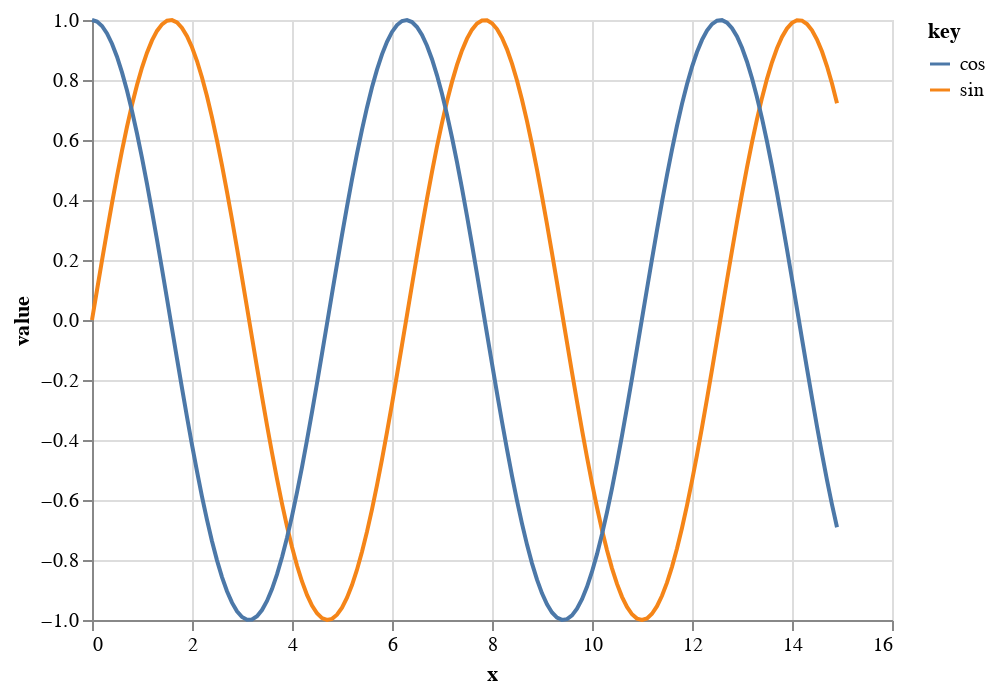

The notebook cell saved with this chart:
### Code cell
import altair as alt

source = alt.sequence(start=0, stop=15, step=0.1, as_='x')

alt.Chart(source).mark_line().transform_calculate(
    sin='sin(datum.x)',
    cos='cos(datum.x)'
).transform_fold(
    ['sin', 'cos']
).encode(
    x='x:Q',
    y='value:Q',
    color='key:N'
)

### Figure 1 — Vega-Lite specification as saved in the notebook (floating-point values rounded to 4 significant figures)
{"config": {"view": {"continuousWidth": 400, "continuousHeight": 300}}, "data": {"sequence": {"start": 0, "stop": 15, "step": 0.1, "as": "x"}}, "mark": "line", "encoding": {"color": {"type": "nominal", "field": "key"}, "x": {"type": "quantitative", "field": "x"}, "y": {"type": "quantitative", "field": "value"}}, "transform": [{"calculate": "sin(datum.x)", "as": "sin"}, {"calculate": "cos(datum.x)", "as": "cos"}, {"fold": ["sin", "cos"]}], "$schema": "https://vega.github.io/schema/vega-lite/v4.8.1.json"}
